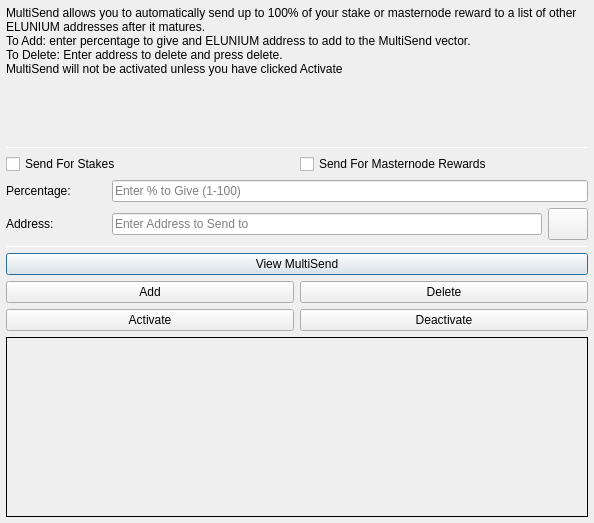
<?xml version="1.0" encoding="UTF-8"?>
<ui version="4.0">
 <class>MultiSendDialog</class>
 <widget class="QDialog" name="MultiSendDialog">
  <property name="windowModality">
   <enum>Qt::NonModal</enum>
  </property>
  <property name="geometry">
   <rect>
    <x>0</x>
    <y>0</y>
    <width>594</width>
    <height>523</height>
   </rect>
  </property>
  <property name="windowTitle">
   <string>MultiSend</string>
  </property>
  <layout class="QVBoxLayout" name="verticalLayout" stretch="0">
   <property name="leftMargin">
    <number>6</number>
   </property>
   <property name="topMargin">
    <number>6</number>
   </property>
   <property name="rightMargin">
    <number>6</number>
   </property>
   <property name="bottomMargin">
    <number>6</number>
   </property>
   <item>
    <layout class="QVBoxLayout" name="verticalLayout_Main" stretch="1,1,1,1,1,1">
     <item>
      <widget class="QLabel" name="label_2">
       <property name="lineWidth">
        <number>1</number>
       </property>
       <property name="text">
        <string>MultiSend allows you to automatically send up to 100% of your stake or masternode reward to a list of other ELUNIUM addresses after it matures.
To Add: enter percentage to give and ELUNIUM address to add to the MultiSend vector.
To Delete: Enter address to delete and press delete.
MultiSend will not be activated unless you have clicked Activate</string>
       </property>
       <property name="alignment">
        <set>Qt::AlignLeading|Qt::AlignLeft|Qt::AlignTop</set>
       </property>
       <property name="wordWrap">
        <bool>true</bool>
       </property>
      </widget>
     </item>
     <item>
      <widget class="Line" name="line">
       <property name="minimumSize">
        <size>
         <width>0</width>
         <height>1</height>
        </size>
       </property>
       <property name="maximumSize">
        <size>
         <width>16777215</width>
         <height>1</height>
        </size>
       </property>
       <property name="orientation">
        <enum>Qt::Horizontal</enum>
       </property>
      </widget>
     </item>
     <item>
      <layout class="QVBoxLayout" name="verticalLayout_Settings">
       <item>
        <layout class="QHBoxLayout" name="horizontalLayout">
         <item>
          <widget class="QCheckBox" name="multiSendStakeCheckBox">
           <property name="text">
            <string>Send For Stakes</string>
           </property>
          </widget>
         </item>
         <item>
          <widget class="QCheckBox" name="multiSendMasternodeCheckBox">
           <property name="text">
            <string>Send For Masternode Rewards</string>
           </property>
          </widget>
         </item>
        </layout>
       </item>
       <item>
        <layout class="QHBoxLayout" name="horizontalLayout_6">
         <item>
          <widget class="QLabel" name="label">
           <property name="minimumSize">
            <size>
             <width>100</width>
             <height>0</height>
            </size>
           </property>
           <property name="toolTip">
            <string>Percentage of stake to send</string>
           </property>
           <property name="text">
            <string>Percentage:</string>
           </property>
          </widget>
         </item>
         <item>
          <widget class="QLineEdit" name="multiSendPercentEdit">
           <property name="toolTip">
            <string>Enter whole numbers 1 - 100</string>
           </property>
           <property name="placeholderText">
            <string>Enter % to Give (1-100)</string>
           </property>
          </widget>
         </item>
        </layout>
       </item>
       <item>
        <layout class="QHBoxLayout" name="horizontalLayout_7">
         <item>
          <widget class="QLabel" name="label_5">
           <property name="minimumSize">
            <size>
             <width>100</width>
             <height>0</height>
            </size>
           </property>
           <property name="toolTip">
            <string>Address to send portion of stake to</string>
           </property>
           <property name="text">
            <string>Address:</string>
           </property>
          </widget>
         </item>
         <item>
          <widget class="QLineEdit" name="multiSendAddressEdit">
           <property name="toolTip">
            <string/>
           </property>
           <property name="placeholderText">
            <string>Enter Address to Send to</string>
           </property>
          </widget>
         </item>
         <item>
          <widget class="QPushButton" name="addressBookButton">
           <property name="maximumSize">
            <size>
             <width>16777215</width>
             <height>32</height>
            </size>
           </property>
           <property name="toolTip">
            <string>Choose an address from the address book</string>
           </property>
           <property name="text">
            <string/>
           </property>
           <property name="icon">
            <iconset resource="../elunium.qrc">
             <normaloff>:/icons/address-book</normaloff>:/icons/address-book</iconset>
           </property>
           <property name="shortcut">
            <string>Alt+A</string>
           </property>
           <property name="autoDefault">
            <bool>false</bool>
           </property>
          </widget>
         </item>
        </layout>
       </item>
      </layout>
     </item>
     <item>
      <widget class="Line" name="line_2">
       <property name="minimumSize">
        <size>
         <width>0</width>
         <height>1</height>
        </size>
       </property>
       <property name="maximumSize">
        <size>
         <width>16777215</width>
         <height>1</height>
        </size>
       </property>
       <property name="orientation">
        <enum>Qt::Horizontal</enum>
       </property>
      </widget>
     </item>
     <item>
      <layout class="QVBoxLayout" name="verticalLayout_Buttons">
       <item>
        <layout class="QHBoxLayout" name="horizontalLayout_4">
         <item>
          <widget class="QPushButton" name="viewButton">
           <property name="toolTip">
            <string/>
           </property>
           <property name="statusTip">
            <string>View MultiSend Vector</string>
           </property>
           <property name="text">
            <string>View MultiSend</string>
           </property>
          </widget>
         </item>
        </layout>
       </item>
       <item>
        <layout class="QHBoxLayout" name="horizontalLayout_2">
         <item>
          <widget class="QPushButton" name="addButton">
           <property name="toolTip">
            <string/>
           </property>
           <property name="statusTip">
            <string>Add to MultiSend Vector</string>
           </property>
           <property name="text">
            <string>Add</string>
           </property>
          </widget>
         </item>
         <item>
          <widget class="QPushButton" name="deleteButton">
           <property name="toolTip">
            <string/>
           </property>
           <property name="statusTip">
            <string>Delete Address From MultiSend Vector</string>
           </property>
           <property name="text">
            <string>Delete</string>
           </property>
          </widget>
         </item>
        </layout>
       </item>
       <item>
        <layout class="QHBoxLayout" name="horizontalLayout_5">
         <item>
          <widget class="QPushButton" name="activateButton">
           <property name="statusTip">
            <string>Activate MultiSend</string>
           </property>
           <property name="text">
            <string>Activate</string>
           </property>
          </widget>
         </item>
         <item>
          <widget class="QPushButton" name="disableButton">
           <property name="statusTip">
            <string>Deactivate MultiSend</string>
           </property>
           <property name="text">
            <string>Deactivate</string>
           </property>
          </widget>
         </item>
        </layout>
       </item>
      </layout>
     </item>
     <item>
      <widget class="QLabel" name="message">
       <property name="minimumSize">
        <size>
         <width>0</width>
         <height>180</height>
        </size>
       </property>
       <property name="frameShape">
        <enum>QFrame::Panel</enum>
       </property>
       <property name="frameShadow">
        <enum>QFrame::Plain</enum>
       </property>
       <property name="lineWidth">
        <number>1</number>
       </property>
       <property name="midLineWidth">
        <number>1</number>
       </property>
       <property name="text">
        <string/>
       </property>
       <property name="alignment">
        <set>Qt::AlignLeading|Qt::AlignLeft|Qt::AlignTop</set>
       </property>
       <property name="wordWrap">
        <bool>true</bool>
       </property>
      </widget>
     </item>
    </layout>
   </item>
  </layout>
 </widget>
 <resources>
  <include location="../elunium.qrc"/>
 </resources>
 <connections/>
</ui>
